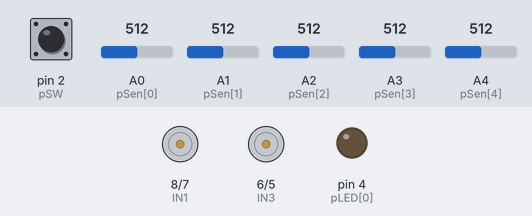
A sketch run on a simulated Arduino Uno, built with avr-gcc and run on an emulated ATmega328P. On the bench: motor-driver pin pairs drawn as motors (green arrow = first pin HIGH = forward, orange = second pin HIGH = backward, longer = more drive, scaled by the enable pin), output pins drawn as LEDs (lit = HIGH). The test bench sets the inputs (shaded band); at power-on: pin 2 (pSW) HIGH, A0 (pSen[0]) = 512, A1 (pSen[1]) = 512, A2 (pSen[2]) = 512, A3 (pSen[3]) = 512, A4 (pSen[4]) = 512.

Above: at 0.1 s.
At 6.01 s:
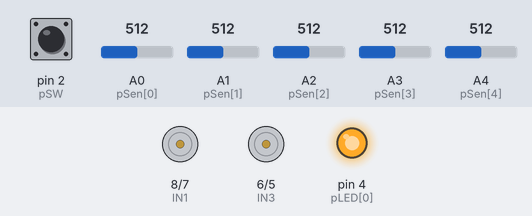
At 12.1 s:
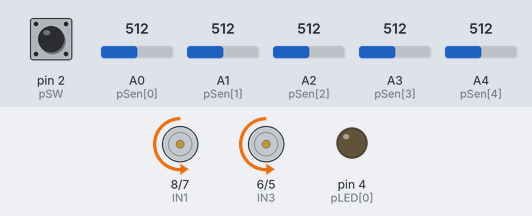
Timing chart, 0 to 13.6 s (numbered marks = the images above):
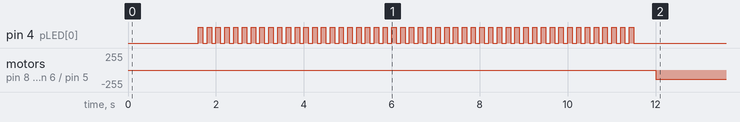

Measured:
- by itself, motor on pin 8 (IN1) / pin 7 (IN2), motor on pin 6 (IN3) / pin 5 (IN4): stopped → backward 140/255 at 12.0 s

The sketch:

LFR_Analog_PID_LEVEL_xx.ino
```cpp
// Number of sensors to use
#define IR 5

// Sensor factor
#define KS 1000

// Overlap factor
#define OL 200

// Base Speed Motors
#define SpBSE 140 //140

// Calibration Speed Motors
#define SpBSB 40 //40

// Break Speed Motors
#define SpFWD 140 //140
#define SpREV 190 //190

// PID constants
float Kp = 0.020; // 0.020;
float Ki = 0.001; // 0.001;
float Kd = 0.010; // 0.010;
long P=0, I=0, D=0, PIDv=0, pErr=0;

// Sensor Pins
const byte pSen[IR] = {A0, A1, A2, A3, A4}; // Analog pins A0-A4

// LEDs Pins
const byte pLED[3] = {4, 7, 8};
int SenX[IR];
int MinX[IR];
int MaxX[IR];

// Sensor Position
unsigned long PosX = 0;
unsigned long PosM = (IR*KS-KS)/2;
int PosH = 0;

// Detection Line
bool detLe = false;

// Running Status
bool OnRun = false;

// Time Counters
unsigned long Tm0 = 0;
unsigned long Tm1 = 0;

// Motor-A
int ENA = 9; // Enable pin for Motor A
int IN1 = 8;
int IN2 = 7;

// Motor-B
int ENB = 10; // Enable pin for Motor B
int IN3 = 6;
int IN4 = 5;

// Speed Motors
int SMoA = 0;
int SMoB = 0;

// Switch Pin
const byte pSW = 2; // Digital pin 2 for the switch

void CalSnX(void);
void BlinkX(void);
void EstSnX(void);
void PosLED(void);
void CalPID(void);
void MoCTRL(int x);

void setup(){
  pinMode(ENA, OUTPUT);
  pinMode(ENB, OUTPUT);
  pinMode(IN1, OUTPUT);
  pinMode(IN2, OUTPUT);
  pinMode(IN3, OUTPUT);
  pinMode(IN4, OUTPUT);

  pinMode(pSW, INPUT_PULLUP); // Using internal pull-up resistor

  for(byte i=0;i<3;i++){
    pinMode(pLED[i], OUTPUT);
    digitalWrite(pLED[i], LOW);
  }
  delay(1500);

  digitalWrite(ENA, LOW);
  digitalWrite(ENB, LOW);

  // Calibration Init
  digitalWrite(pLED[1], HIGH);
  CalSnX();
  digitalWrite(pLED[1], LOW);
  digitalWrite(IN1, LOW);
  digitalWrite(IN2, LOW);
  digitalWrite(IN3, LOW);
  digitalWrite(IN4, LOW);
  // Calibration End

  delay(500);
}

void loop(){
  if(digitalRead(pSW)) OnRun=true;
  EstSnX();
  PosLED();
  CalPID();
  MoCTRL(OnRun);
}

void CalSnX(){
  Tm0 = millis();
  Tm1 = Tm0;
  unsigned long TmL;
  for(byte i=0; i<IR; i++){
    SenX[i]=analogRead(pSen[i]);
    MinX[i]=SenX[i];
    MaxX[i]=SenX[i];
  }
  while((millis()-Tm0)<=10000){
    for(byte i=0; i<IR; i++){
      SenX[i]=analogRead(pSen[i]);
      if(SenX[i]<MinX[i]) MinX[i]=SenX[i];
      if(SenX[i]>MaxX[i]) MaxX[i]=SenX[i];
    }
    TmL = millis();
    if ((TmL-Tm1)>=100){
      BlinkX();
      Tm1 = TmL;
    }
    analogWrite(IN2, SpBSB);
    analogWrite(IN4, SpBSB+10);
  }
}

void BlinkX(){
  for(byte i=0;i<3;i++){
    digitalWrite(pLED[i], !digitalRead(pLED[i]));
  }
}

void EstSnX(){
  detLe = false;
  unsigned long avgS = 0;
  unsigned int sumS = 0;

  for(byte i=0; i<IR; i++){
    SenX[i] = analogRead(pSen[i]);
    SenX[i] = map(SenX[i], MinX[i], MaxX[i], KS, 0);
    SenX[i] = constrain(SenX[i], 0, KS);
    if(SenX[i]>200)detLe = true;
    if(SenX[i]>50){
      avgS += (long)SenX[i]*(i*KS);
      sumS += SenX[i];
    }
  }
  if(detLe)PosX = avgS/sumS;
  else if(PosX < PosM) PosX = 0;
  else PosX = PosM*2;
  PosH = PosX-PosM;
}

void PosLED(){
  unsigned long TmL = millis();
  if((PosX>(PosM-KS/2))&&(PosX<(PosM+KS/2))) digitalWrite(pLED[1], HIGH);
  else digitalWrite(pLED[1], LOW);

  if(detLe){
    if(PosX<(PosM-OL)) digitalWrite(pLED[0], HIGH);
    else digitalWrite(pLED[0], LOW);
    if(PosX>(PosM+OL)) digitalWrite(pLED[2], HIGH);
    else digitalWrite(pLED[2], LOW);
  }
  else{
    if((PosX<(PosM-OL))&&((TmL-Tm1)>100)){
      digitalWrite(pLED[0], !digitalRead(pLED[0]));
      Tm1 = TmL;
    }
    if((PosX>(PosM+OL))&&((TmL-Tm1)>100)){
      digitalWrite(pLED[2], !digitalRead(pLED[2]));
      Tm1 = TmL;
    }
  }
}

void CalPID(){
  P = PosX - PosM;
  I = P + pErr;
  D = P - pErr;
  PIDv = (Kp*P) + (Ki*I) + (Kd*D);
  pErr = P;
}

void MoCTRL(int x){
  int MoSpL = 0;
  int MoSpR = 0;
  if(detLe){
    if(x){
      MoSpL = SpBSE + PIDv;
      MoSpR = SpBSE - PIDv;

      MoSpL = constrain(MoSpL, 0, 255);
      MoSpR = constrain(MoSpR, 0, 255);

      analogWrite(ENA, MoSpL);
      analogWrite(ENB, MoSpR);

      digitalWrite(IN1, LOW);
      digitalWrite(IN2, HIGH);

      digitalWrite(IN3, LOW);
      digitalWrite(IN4, HIGH);
    }
    else{
      if(P<-OL){
        MoSpL = -PIDv;
        MoSpR = MoSpL;

        analogWrite(ENA, abs(MoSpL));
        analogWrite(ENB, abs(MoSpR));

        digitalWrite(IN1, HIGH);
        digitalWrite(IN2, LOW);

        digitalWrite(IN3, HIGH);
        digitalWrite(IN4, LOW);
      }
      else if(P>OL){
        MoSpL = PIDv;
        MoSpR = MoSpL;

        analogWrite(ENA, abs(MoSpL));
        analogWrite(ENB, abs(MoSpR));

        digitalWrite(IN1, LOW);
        digitalWrite(IN2, HIGH);

        digitalWrite(IN3, LOW);
        digitalWrite(IN4, HIGH);
      }
      else{
        analogWrite(ENA, 0);
        analogWrite(ENB, 0);
      }
    }
  }
  else{
    if(P==-PosM){
      analogWrite(ENA, SpFWD);
      analogWrite(ENB, SpREV);

      digitalWrite(IN1, HIGH);
      digitalWrite(IN2, LOW);

      digitalWrite(IN3, HIGH);
      digitalWrite(IN4, LOW);
    }
    else if(P==PosM){
      analogWrite(ENA, SpREV);
      analogWrite(ENB, SpFWD);

      digitalWrite(IN1, LOW);
      digitalWrite(IN2, HIGH);

      digitalWrite(IN3, LOW);
      digitalWrite(IN4, HIGH);
    }
  }
}
```
